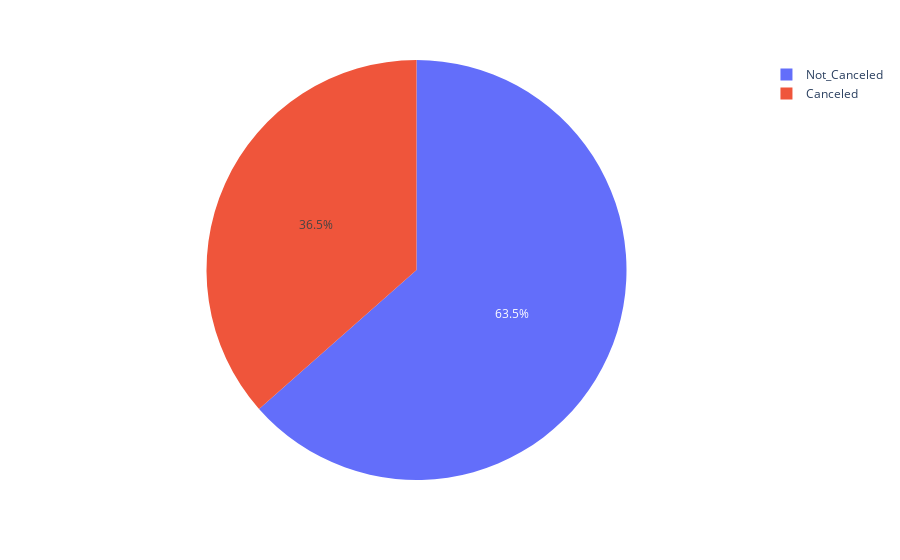

Notebook cell for this chart:
### Markdown cell above
Let us Now calculate the booking status of all the Online Bookings

### Code cell
canceled_status_online = online_df.groupby('booking_status').agg({'Booking_ID':'count'}).reset_index()
canceled_status_online = canceled_status_online.rename(columns={'Booking_ID':'Count of Booking'})
canceled_status_online.head()
status_pie = px.pie(canceled_status_online,values='Count of Booking',names='booking_status')
status_pie.show()

### Figure 1 — Plotly figure (JSON) as saved in the notebook; plotly's stock layout.template omitted (floating-point values rounded to 4 significant figures)
{"data": [{"domain": {"x": [0, 1], "y": [0, 1]}, "hovertemplate": "booking_status=%{label}<br>Count of Booking=%{value}<extra></extra>", "labels": ["Canceled", "Not_Canceled"], "legendgroup": "", "name": "", "showlegend": true, "type": "pie", "values": [8475, 14739]}], "layout": {"legend": {"tracegroupgap": 0}, "margin": {"t": 60}}}
